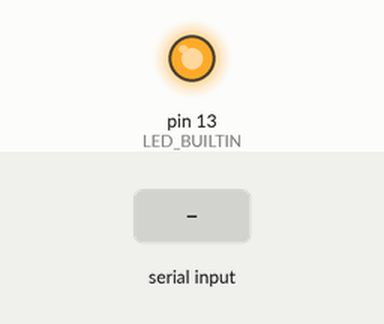
The sketch below on a simulated Arduino Uno, built with avr-gcc and run on an emulated ATmega328P. Parts: output pins drawn as LEDs (lit = HIGH). The test bench sets the inputs (shaded band).

Above: at 1.2 s.
1.3 s: "0" received over Serial
At 2.0 s:
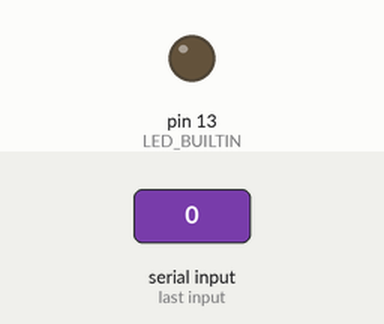
2.8 s: "1" received over Serial
At 3.2 s:
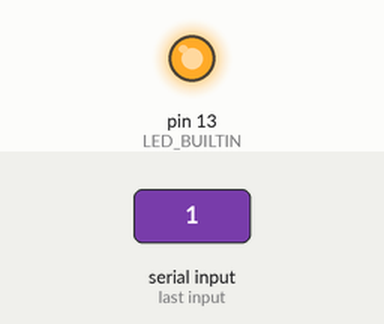
4.3 s: "t" received over Serial
At 5.5 s:
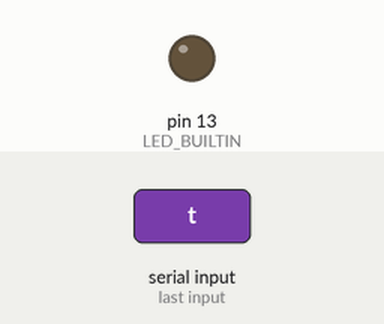
Timing chart, 0 to 7.3 s (numbered marks = the images above; inputs shaded):
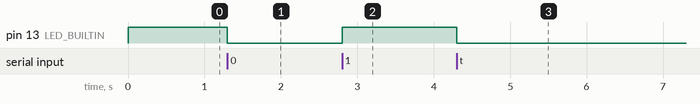

Measured:
- after the input at 1.3 s, pin 13 (LED_BUILTIN): HIGH → LOW at once
- after the input at 2.8 s, pin 13 (LED_BUILTIN): LOW → HIGH at once
- after the input at 4.3 s, pin 13 (LED_BUILTIN): HIGH → LOW at once

The sketch:

EXEMPLO08_SERIAL.ino
```cpp
void setup() {
  //inicializa LED
  pinMode(LED_BUILTIN, OUTPUT);
  digitalWrite(LED_BUILTIN, HIGH);
  //Inicializa Serial com baud 9600
  Serial.begin(9600);
}
void loop() {
  //Verifica se chegou algo
  if (Serial.available() > 0) {
    //faz a leitura do byte que chegou
    char c = Serial.read();
    //Se recebeu: '0' => desliga LED, '1' => liga LED,
    // 't'/'T' => Inverte
    if(c == '0'){
      digitalWrite(LED_BUILTIN,LOW);
    }else if (c == '1'){
      digitalWrite(LED_BUILTIN,HIGH);
    }else if (c == 't' || c == 'T'){
      digitalWrite(LED_BUILTIN,!digitalRead(LED_BUILTIN));
    }
  }
}
```
